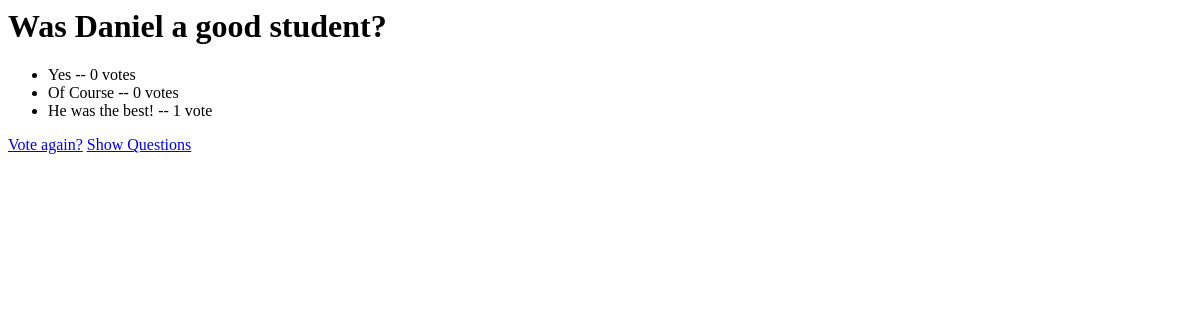
Page /2/results/ on the earlier database version.
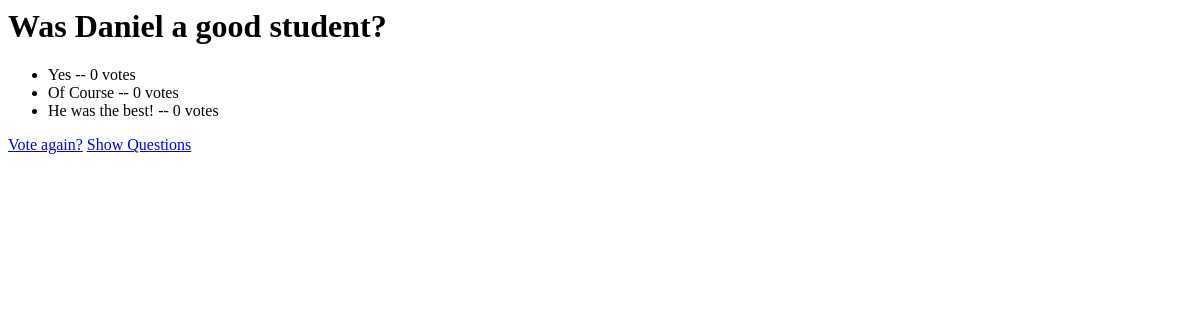
Same page on the later database version.
### polls/models.py (models this page shows, shortened)
@python_2_unicode_compatible
class Choice(models.Model):
	question = models.ForeignKey(Question, on_delete=models.CASCADE)
	choice_text = models.CharField(max_length=200)
	votes = models.IntegerField(default=0)

### polls/views.py (the view)
# urls.py: url(r'^(?P<question_id>[0-9]+)/results/$', views.results, name='results'),
def results(request, question_id):
	question = get_object_or_404(Question, pk=question_id)
	return render(request, 'polls/results.html', {'question': question})

### polls/templates/polls/results.html (shortened to what this page needs)
<h1>{{ question.question_text }}</h1>
<ul>
{% for choice in question.choice_set.all %}
    <li>{{ choice.choice_text }} -- {{ choice.votes }} vote{{ choice.votes|pluralize }}</li>
{% endfor %}
</ul>
<a href="{% url 'polls:detail' question.id %}">Vote again?</a>
<a href="{% url 'polls:index' %}">Show Questions</a>

Differences in the rows shown:
changed Choice "He was the best!": votes "1" → "0"
